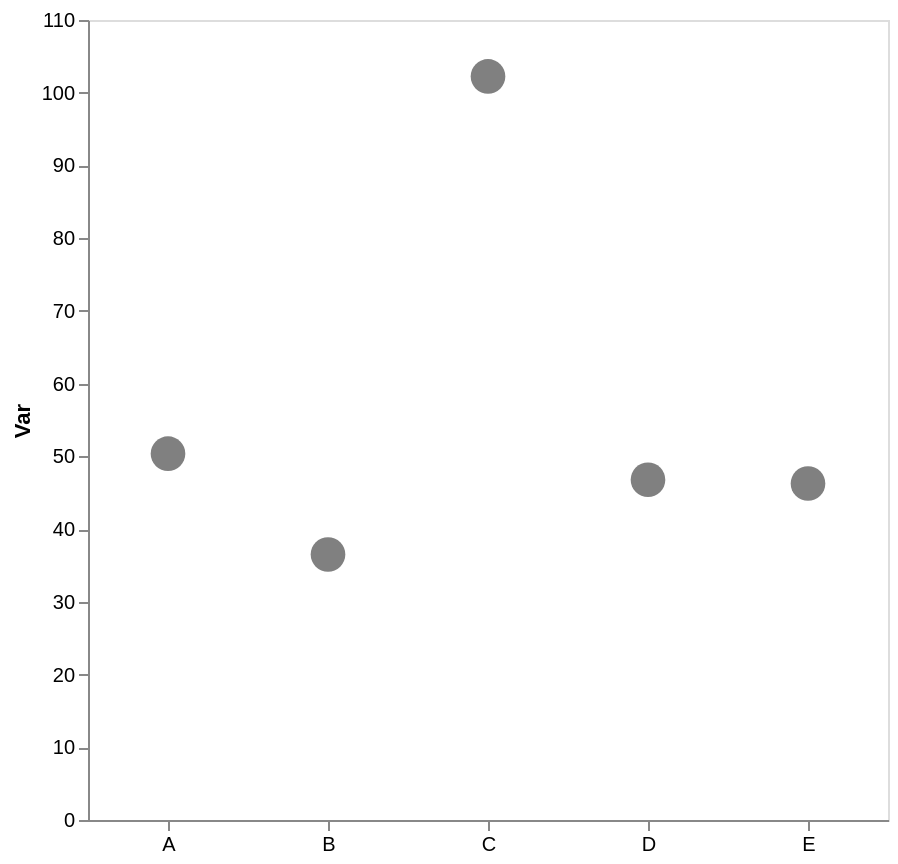

The specification (Vega-Lite) saved for this image:
### Vega-Lite specification from a JSON file in a GitHub repository (floating-point values rounded to 4 significant figures)
{"config": {"view": {"continuousWidth": 300, "continuousHeight": 300}, "axis": {"grid": false}, "bar": {"color": "gray"}}, "data": {"name": "data-09e8949dda9fa38ba243975ef17b5f71"}, "mark": {"type": "point", "color": "gray", "filled": true, "size": 300}, "encoding": {"x": {"axis": {"labelAngle": 0, "title": null}, "field": "cat", "type": "nominal"}, "y": {"aggregate": "mean", "axis": {"title": "Var"}, "field": "var1", "type": "quantitative"}}, "height": 400, "width": 400, "$schema": "https://vega.github.io/schema/vega-lite/v5.17.0.json", "datasets": {"data-09e8949dda9fa38ba243975ef17b5f71": [{"cat": "C", "var1": 93.95, "var2": 49.57}, {"cat": "C", "var1": 109.8, "var2": 45.02}, {"cat": "D", "var1": 55.5, "var2": 60.97}, {"cat": "D", "var1": 53.78, "var2": 36.93}, {"cat": "A", "var1": 61.15, "var2": 51.22}, {"cat": "D", "var1": 31.07, "var2": 53.28}, {"cat": "E", "var1": 47.87, "var2": 58.16}, {"cat": "E", "var1": 44.66, "var2": 40.04}, {"cat": "A", "var1": 39.59, "var2": 53.06}, {"cat": "B", "var1": 36.51, "var2": 44.76}, {"cat": "C", "var1": 81.36, "var2": 64.94}, {"cat": "C", "var1": 123.8, "var2": 39.49}]}}
